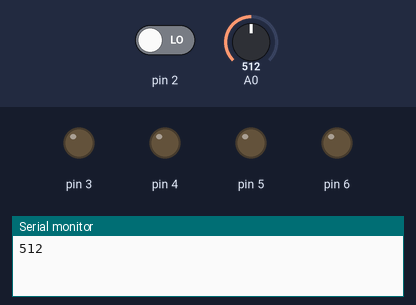
Simulated run of this sketch. Board: Arduino Uno, built with avr-gcc and run on an emulated ATmega328P. Shown: output pins drawn as LEDs (lit = HIGH), the last lines printed to the serial monitor. The inputs (shaded band) are chosen by the test bench; at power-on: pin 2 LOW, A0 = 512. Random numbers use the default seed unless the sketch sets one.

Above: at 1.2 s.
1.3 s: pin 2 driven HIGH
At 1.7 s:
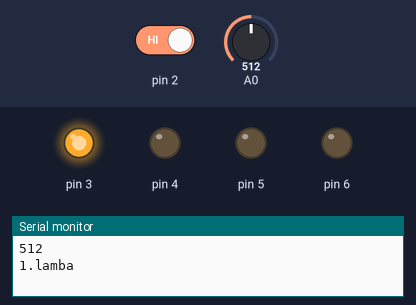
At 2.7 s:
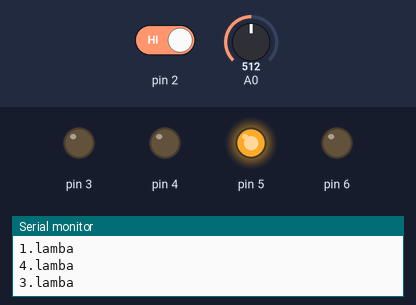
4.3 s: pin 2 driven LOW
5.8 s: pin 2 driven HIGH
At 6.7 s:
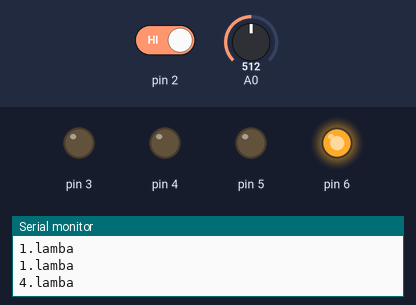
Timing chart, 0 to 14.8 s (numbered marks = the images above; inputs shaded):
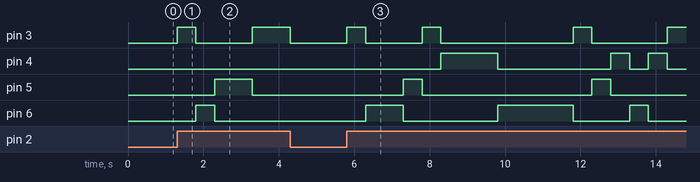

Measured:
- after the input at 1.3 s, pin 3: LOW → HIGH at once, → LOW 0.50 s later, → HIGH 1.5 s later; pin 5: LOW → HIGH after 1.0 s, → LOW 1.0 s later; pin 6: LOW → HIGH after 0.50 s, → LOW 0.50 s later
- after the input at 5.8 s, pin 3: goes HIGH 0.50 s, LOW 1.5 s, HIGH 0.50 s, LOW 3.5 s, HIGH 0.50 s, LOW 2.0 s, then HIGH, starting at once; pin 4: goes HIGH 1.5 s, LOW 3.0 s, HIGH 0.50 s, LOW 0.50 s, HIGH 0.50 s, then LOW, starting after 2.5 s

The sketch:

buton_ile_rastgele_isik_yakma.ino
```cpp
void setup() {
  Serial.begin(9600);
  Serial.println(analogRead(A0));   //bu pinden bagli degilken okuma yaparak rastgele deger alacak her calismada
  randomSeed(analogRead(A0));
  pinMode(2,INPUT);
  pinMode(3,OUTPUT);
  pinMode(4,OUTPUT);
  pinMode(5,OUTPUT);
  pinMode(6,OUTPUT);
}

void loop() {
  if(digitalRead(2)==1){
    //burdan digitalRead cunku digital girislerde islem var...
    int rand_int = random(1,5);   //1,2,3,4 degerleri donecek

    switch(rand_int){
      case 1:
      Serial.print(rand_int);
      Serial.println(".lamba");
      digitalWrite(3,1);
      digitalWrite(4,0);
      digitalWrite(5,0);
      digitalWrite(6,0);
      break;
      case 2:
      Serial.print(rand_int);
      Serial.println(".lamba");
      digitalWrite(3,0);
      digitalWrite(4,1);
      digitalWrite(5,0);
      digitalWrite(6,0);
      break;
      case 3:
      Serial.print(rand_int);
      Serial.println(".lamba");
      digitalWrite(3,0);
      digitalWrite(4,0);
      digitalWrite(5,1);
      digitalWrite(6,0);
      break;
      case 4:
      Serial.print(rand_int);
      Serial.println(".lamba");
      digitalWrite(3,0);
      digitalWrite(4,0);
      digitalWrite(5,0);
      digitalWrite(6,1);
      break;
      default:
      //gerekli degil zaten
      break;
    }
    delay(500);   //beklemek zorunda yoksa direkt soner
    digitalWrite(rand_int+2,0);   //3-4-5-6'li pinler icin 1-2-3-4 case'leri kullanilir.
  }
}
```
